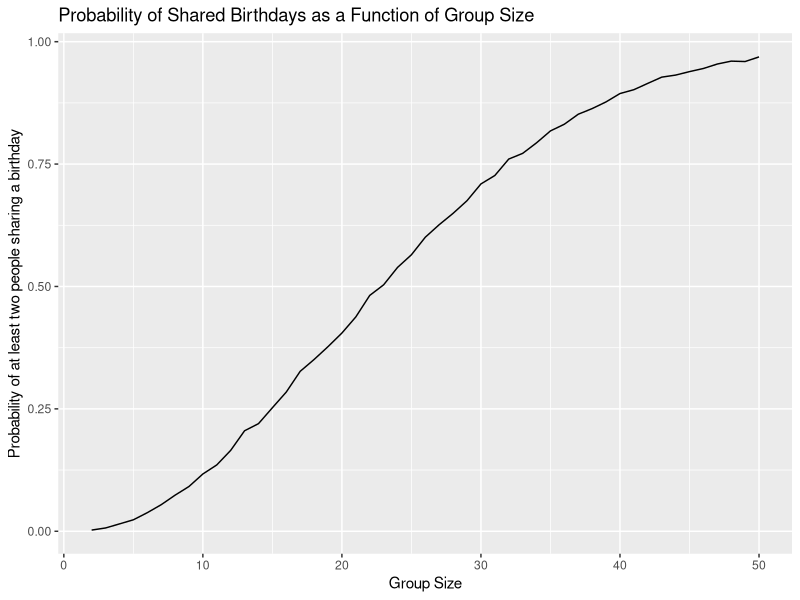

Generate this figure with R:
## ---- chunk 1
library(tidyverse)
## ---- chunk 2
bday_sim = function(n) {
  bdays = sample(1:365, size = n, replace = TRUE)
  duplicate = length(unique(bdays)) < n
  return(duplicate)
}

sim_res = expand_grid(
  n = 2:50,
  iter = 1:10000
) |>
  mutate(res = map_lgl(n, bday_sim)) |>
  group_by(n) |>
  summarize(prob = mean(res))

sim_res_plot = sim_res |>
  ggplot(aes(x = n, y = prob)) +
  geom_line() +
  labs(
    title = "Probability of Shared Birthdays as a Function of Group Size",
    x = "Group Size",
    y = "Probability of at least two people sharing a birthday"
  )

sim_res_plot
## ---- chunk 3
sim_power = function(mu, n = 30, sigma = 5, alpha = 0.05) {
  sim_data = 
    tibble(
      x = rnorm(n, mean = mu, sd = sigma)
      )
  
  t_test = t.test(sim_data$x, mu = 0)
  result = broom::tidy(t_test)
  
  out_df = tibble(
    estimate = result$estimate,
    p_value = result$p.value
  )
  
  return(out_df)
}

